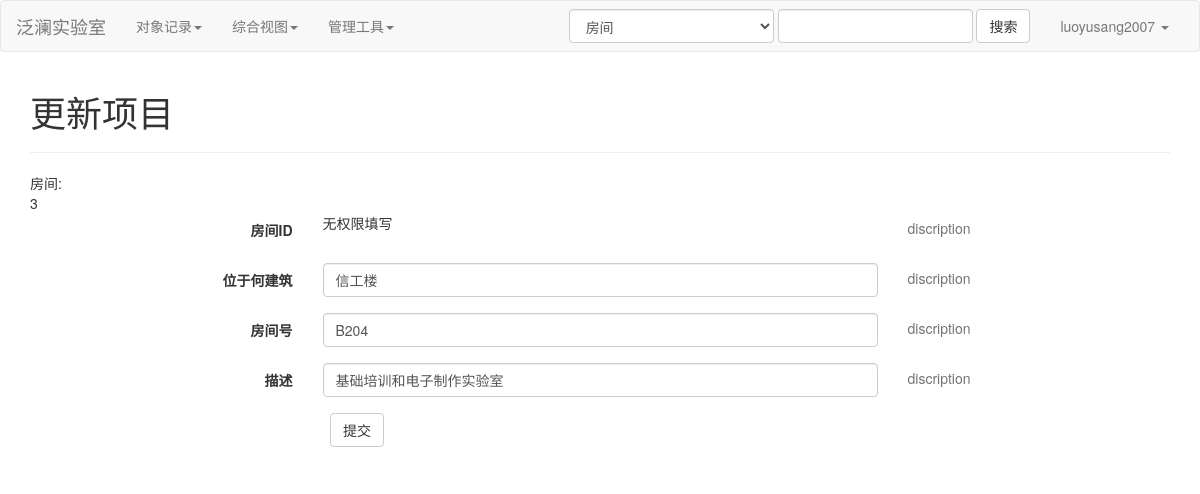
/tmplt_based_ui/target_update_form?id=3&b_name=o_rooms, run on the app's committed database.
### tables this page shows
CREATE TABLE "o_persons" (
  "person_id" INTEGER NOT NULL PRIMARY KEY AUTOINCREMENT,
  "username",
  "password",
  "type" TEXT,
  "title",
  "auth_role" TEXT DEFAULT app_user,
  "name" TEXT,
  "school_card_number" TEXT,
  "cell_number" TEXT,
  "email",
  "qq_number",
  "status" INTEGER,
  UNIQUE ("username" ASC)
);

CREATE TABLE o_rooms (room_id INTEGER PRIMARY KEY AUTOINCREMENT, building, room_code TEXT, discription);

### bp_tmplt_based_ui.py (the view)
@tmplt_based_ui.route("/target_update_form", methods=["GET"])
def t_base_target_update_form():
    logined_person_id = session.get("logined_person_id")
    user_info_dict = get_user_info_dict(logined_person_id)
    db = get_db()
    cur = db.cursor()
    b_name = request.args.get("b_name")  # business name
    tar_id = request.args.get("id")  # target id
    bsns_table_dict = bsnses.getFomatdDict(b_name)
    query_sql_str = bsnses.createQuerySQL(
        b_name, read_auth_role="tourist", filters_list=[], id=tar_id
    )
    query_result = cur.execute(query_sql_str).fetchall()
    cur.close()
    return render_template(
        "target_update_form.htm",
        user_info_dict=user_info_dict,
        bsns_table_dict=bsns_table_dict,
        query_result=query_result,
    )

### app_globals.py (called while the page is built)
def get_db():
    db = getattr(g, "_database", None)
    if db is None:
        db = g._database = sqlite3.connect(DATABASE)
        def make_dicts(cursor, row):
            return dict(
                (cursor.description[idx][0], value) for idx, value in enumerate(row)
            )
        db.row_factory = make_dicts
    return db

def get_user_info_dict(person_id):
    if person_id == 0:
        return {"logined": False}
    else:
        db = get_db()
        cur = db.cursor()
        query_sql_str = bsnses.createQuerySQL(
            "o_persons", read_auth_role="admin", filters_list=[], id=person_id
        )
        query_result = cur.execute(query_sql_str).fetchall()
        cur.close()
        query_result[0]["logined"] = True
        return query_result[0]

### finedb/data_frame.py (called while the page is built)
    def getFomatdDict(self, t_name=None):
        if t_name:
            return self.formatted_dict[t_name]
        else:
            return self.formatted_dict

### main.py (called while the page is built)
@app.teardown_appcontext
def close_connection(exception):
    db = getattr(g, "_database", None)
    if db is not None:
        db.close()

### templates/target_update_form.htm (shortened to what this page needs)
{% extends 'base/base.htm' %}
{% block main %}
<div class="container" style = "overflow-x:auto;">
    <h1>更新项目</h1>
    <hr>
    <div>{{bsns_table_dict['$DISP_name']['ZH']}}:</div>
    {% set row = query_result[0] %}
    <form class="form-horizontal"  role="form" id = "main_form">
            {{row[bsns_table_dict['$PMKY']]}}
            {% for key, val in bsns_table_dict['$COLU'].items() %}
            <div class="form-group">
                <label class="control-label col-sm-12 col-md-3" >
                    {{ val['$DISP_name']['ZH'] }}
                </label>
                <div class="controls col-sm-12 col-md-6">
                    {% if val['$AUTH_write'][user_info_dict['auth_role']] %}
                        {% if val.get("$GENL_input_type") == 'select' %}
                        <select class="form-control" name = "{{ val['$CLNM'] }}" >
                            {% for disp_key, disp_val in val['$DISP_displacer'].items() %}
                                {% if disp_key == row[key] %}
                                <option value = "{{disp_key}}" selected >{{disp_val}}</option>
                                {% else %}
                                <option value = "{{disp_key}}" >{{disp_val}}</option>
                                {% endif %}
                            {% endfor %}
                        </select>
                        {% elif val.get("$GENL_input_type") == 'textarea' %}
                        <textarea class="form-control" rows="10" name = "{{ val['$CLNM'] }}">{{row[key]}}</textarea>
                        {% else %}
                        <input type="text" placeholder="" class="form-control" name = "{{ val['$CLNM'] }}" value = "{{row[key]}}">
                        {% endif %}
                    {% else %}
                        无权限填写
                    {% endif %}
                </div>
                <p class = "help-block col-sm-12 col-md-3">
                    discription
                </p>
            </div>
            {% endfor %}
            <div class="col-md-9 col-md-offset-3">
                <button type="button" class="btn btn-default" id = "submit_button" class="form-control">提交</button>
            </div>
            <div id = "message_div">&nbsp;</div>
        </form>
</div>
{% endblock %}

### templates/base/include/nav.htm (shortened to what this page needs)
    <nav class="navbar navbar-default">
        <div class="container-fluid">
            <div class="navbar-header">
                <a class="navbar-brand" href="/">{{config['G_AppName']}}</a>
            </div>
            <div class="collapse navbar-collapse" id="bs-example-navbar-collapse-1">
                <ul class="nav navbar-nav">
                    <li class="dropdown">
                        <a href="#" class="dropdown-toggle" data-toggle="dropdown"
                            role="button" aria-haspopup="true" aria-expanded="false">对象记录<span class="caret"></span></a>
                    </li>
                    <li class="dropdown">
                        <a href="#" class="dropdown-toggle" data-toggle="dropdown"
                           role="button" aria-haspopup="true" aria-expanded="false">综合视图<span class="caret"></span></a>
                    </li>
                    <li class="dropdown">
                        <a href="#" class="dropdown-toggle" data-toggle="dropdown"
                           role="button" aria-haspopup="true" aria-expanded="false">管理工具<span class="caret"></span></a>
                    </li>
                </ul>
                <ul class="nav navbar-nav navbar-right">
                    <li class="dropdown">
                        <a href="#" class="dropdown-toggle" data-toggle="dropdown" role="button" aria-haspopup="true" aria-expanded="false">
                            {% if user_info_dict['logined'] == True%}
                                {{user_info_dict['username']}}
                            {% else %}
                                未登录
                            {% endif %}
                            <span class="caret"></span>
                        </a>
                    </li>
                </ul>
                <form class="navbar-form navbar-right" action="/tmplt_based_ui/search" method="get">
                            <select class = "form-control" name = b_name>
                                {%  for key, val in config['G_bsnses_dict'].items() %}
                                    <option value = "{{key}}">{{val['$DISP_name']['ZH']}}</option>
                                {% endfor %}
                            </select>
                            <input type="text" class="form-control" name = "search_key_word">
                            <button class="btn btn-default" >搜索</button>
                </form>
            </div>
        </div>
    </nav>

### data on the page
o_persons: username "luoyusang2007"
o_rooms: room_id "3", building "信工楼" "B204" "基础培训和电子制作实验室"

### other printed values
{{ config['G_AppName'] }} "泛澜实验室"
{{ bsns_table_dict['$DISP_name']['ZH'] }} "房间"
{{ val['$DISP_name']['ZH'] }} "房间ID" "位于何建筑" "房间号" "描述"
form field b_name "房间"
